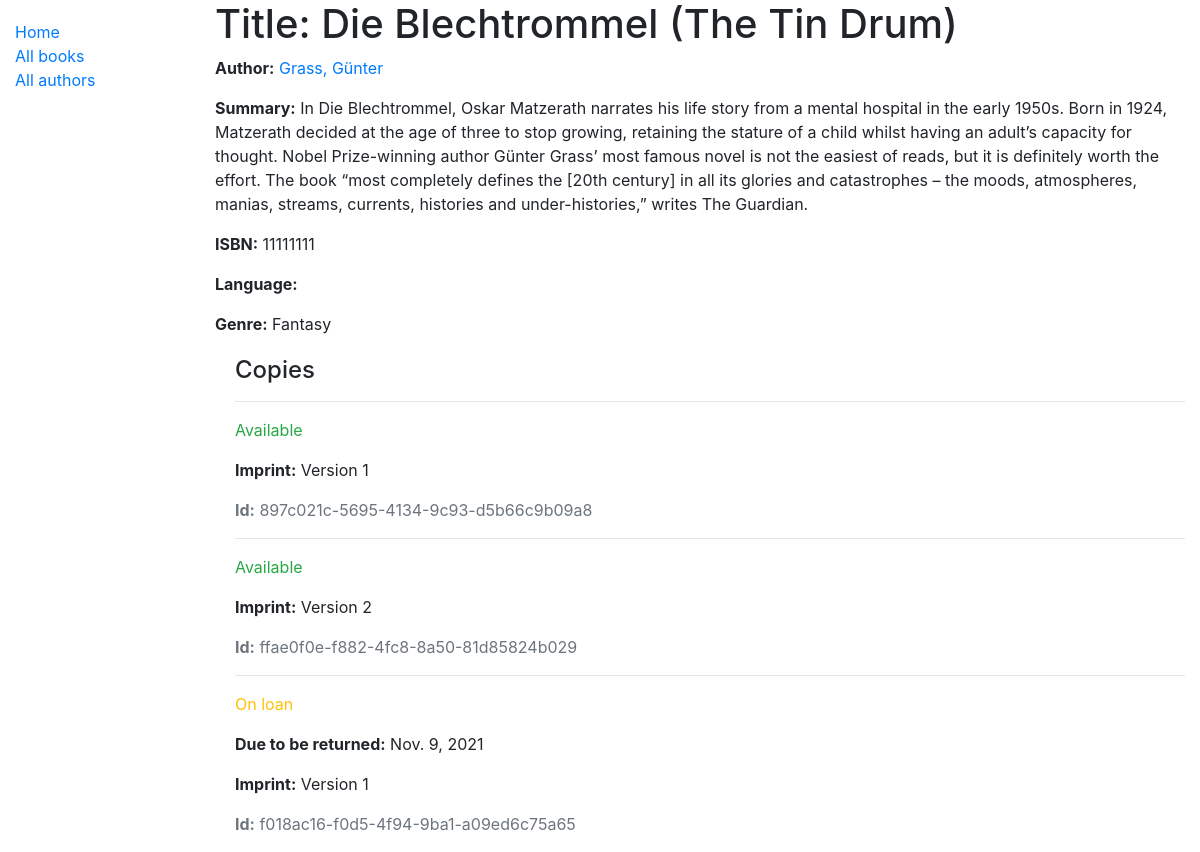
/catalog/book/1, run on the app's committed database.
### catalog/models.py (models this page shows, shortened)
class Book(models.Model):
    title = models.CharField(max_length=200)
    author = models.ForeignKey('Author', on_delete=models.SET_NULL, null=True)
    summary = models.TextField(max_length=1000, help_text='Enter a brief description of the book')
    isbn = models.CharField('ISBN', max_length=13, unique=True,
                             help_text='13 Character <a href="https://www.isbn-international.org/content/what-isbn">ISBN number</a>')
    genre = models.ManyToManyField(Genre, help_text='Select a genre for this book')
    def display_genre(self):
        """Create a string for the Genre. This is required to display genre in Admin."""
        return ', '.join(genre.name for genre in self.genre.all()[:3])
    display_genre.short_description = 'Genre'

class Author(models.Model):
    first_name = models.CharField(max_length=100)
    last_name = models.CharField(max_length=100)
    date_of_birth = models.DateField(null=True, blank=True)
    date_of_death = models.DateField('Died', null=True, blank=True)
    class Meta:
        ordering = ['last_name', 'first_name']
    def __str__(self):
        return f'{self.last_name}, {self.first_name}'

class Genre(models.Model):
    name = models.CharField(max_length=200, help_text='Enter a book genre (e.g. Science Fiction)')
    def __str__(self):
        return self.name

class BookInstance(models.Model):
    id = models.UUIDField(primary_key=True, default=uuid.uuid4, help_text='Unique ID for this particular book across whole library')
    book = models.ForeignKey('Book', on_delete=models.RESTRICT, null=True)
    imprint = models.CharField(max_length=200)
    due_back = models.DateField(null=True, blank=True)
    LOAN_STATUS = (
        ('m', 'Maintenance'),
        ('o', 'On loan'),
        ('a', 'Available'),
        ('r', 'Reserved'),
    )
    status = models.CharField(
        max_length=1,
        choices=LOAN_STATUS,
        blank=True,
        default='m',
        help_text='Book availability',
    )
    class Meta:
        ordering = ['due_back']

### catalog/views.py (the view)
# urls.py: path('book/<int:pk>', views.BookDetailView.as_view(), name='book-detail'),
class BookDetailView(generic.DetailView):
    model = Book

### catalog/templates/catalog/book_detail.html
{% extends "base_generic.html" %}
{% block content %}
  <h1>Title: {{ book.title }}</h1>
  <p><strong>Author:</strong> <a href="">{{ book.author }}</a></p>
  <p><strong>Summary:</strong> {{ book.summary }}</p>
  <p><strong>ISBN:</strong> {{ book.isbn }}</p>
  <p><strong>Language:</strong> {{ book.language }}</p>
  <p><strong>Genre:</strong> {{ book.genre.all|join:", " }}</p>
  <div style="margin-left:20px;margin-top:20px">
    <h4>Copies</h4>
    {% for copy in book.bookinstance_set.all %}
      <hr>
      <p class="{% if copy.status == 'a' %}text-success{% elif copy.status == 'm' %}text-danger{% else %}text-warning{% endif %}">
        {{ copy.get_status_display }}
      </p>
      {% if copy.status != 'a' %}
        <p><strong>Due to be returned:</strong> {{ copy.due_back }}</p>
      {% endif %}
      <p><strong>Imprint:</strong> {{ copy.imprint }}</p>
      <p class="text-muted"><strong>Id:</strong> {{ copy.id }}</p>
    {% endfor %}
  </div>
{% endblock %}

### data on the page
Book: title "Die Blechtrommel (The Tin Drum)", author "Grass, Günter", summary "In Die Blechtrommel, Oskar Matzerath narrates his life story from a mental hospital in the early 1950s. Born in 1924, Matzerath decided at the age of three to stop growing, retaining the stature of a child whilst having an adult’s capacity for thought. Nobel Prize-winning author Günter Grass’ most famous novel is not the easiest of reads, but it is definitely worth the effort. The book “most completely defines the [20th century] in all its glories and catastrophes – the moods, atmospheres, manias, streams, currents, histories and under-histories,” writes The Guardian.", isbn "11111111", genre.all "Fantasy"
BookInstance: status "Available", imprint "Version 1", id "897c021c-5695-4134-9c93-d5b66c9b09a8"
BookInstance: status "Available", imprint "Version 2", id "ffae0f0e-f882-4fc8-8a50-81d85824b029"
BookInstance: status "On loan", due_back "Nov. 9, 2021", imprint "Version 1", id "f018ac16-f0d5-4f94-9ba1-a09ed6c75a65"
